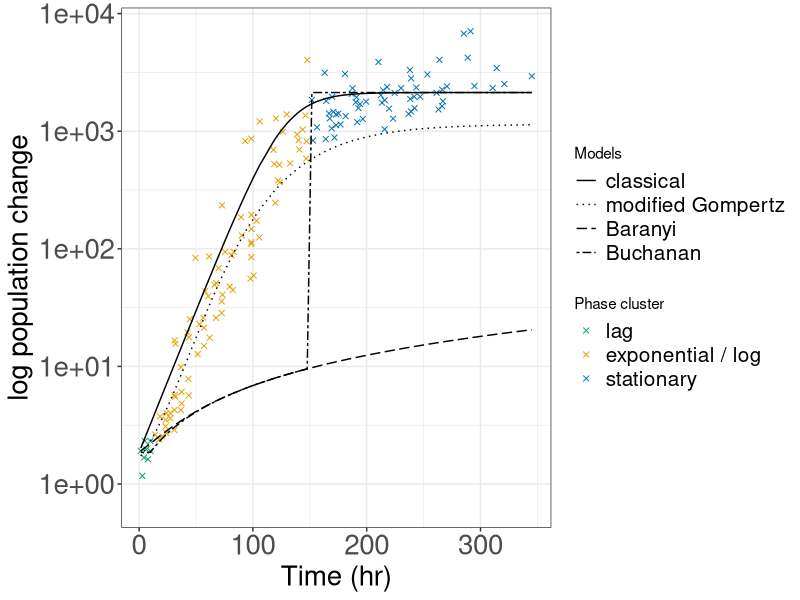

This chart was generated by the following R code:
#!/bin/env Rscript

# Author: PokMan Ho pok.ho19@imperial.ac.uk
# Script: Logistic_2.R
# Desc: data analysis and results export for `LogisticGrowthMetaData.csv`
# Input: ```Rscript Logistic_2.R```
# Output: result output in `results` subdirectory
# Arguments: 0
# Date: Oct 2019

# setwd("/Volumes/HPM-000/Academic/Masters/ICL_CMEE/00_course/CMEECourseWork_pmH/MiniProject/code/")

## lib
library(ggplot2)
library(reshape2)
library(scales) ## rescale ggplot without eliminate bars

## colouring
cbbPalette <- c("#000000", "#E69F00", "#56B4E9", "#009E73", "#F0E442", "#0072B2", "#D55E00", "#CC79A7", "#e79f00", "#9ad0f3", "#F0E442", "#999999", "#cccccc", "#6633ff", "#00FFCC", "#0066cc")

## raw
a.0<-read.csv("../data/Log_data.csv",header = T)
a.1<-read.table("../data/Log_Metadata.txt", sep = "\t", header = F, stringsAsFactors = F, blank.lines.skip = T)

## variable
r.m<-(max(a.0[which(a.0$cluster==2),2])-min(a.0[which(a.0$cluster==2),2])) / (max(a.0[which(a.0$cluster==2),3])-min(a.0[which(a.0$cluster==2),3]))
r.b<-max(a.0[which(a.0$cluster==2),2])-r.m*max(a.0[which(a.0$cluster==2),3])
r.x<--r.b/r.m

## functions & calculations
func_log0<-function(N0=as.numeric(a.1[19,2]),
                    K=as.numeric(a.1[21,2]),
                    r=r.m, t){
  Nt=N0*K*exp(r*t)/(K+N0*(exp(r*t)-1))
  return(Nt)}
a.0$log0<-func_log0(t=a.0$Time.hr)

func_gom<-function(N0=as.numeric(a.1[19,2]),
                   K=as.numeric(a.1[21,2]),
                   r=r.m, t,
                   ld=r.x){
  A=log(K/N0)
  Nt=exp(A*exp(-exp(r*exp(1)/A*(ld-t)+1)))
  return(Nt)}
a.0$gom<-func_gom(t=a.0$Time.hr)

func_bar<-function(N0=as.numeric(a.1[19,2]),
                   K=as.numeric(a.1[21,2]),
                   r=r.m, t,
                   tlag=max(a.0[which(a.0$cluster==1),3])){
  h0=1/(exp(tlag*r)-1)
  At=t+1/r*log((exp(-r*t)+h0)/(1+h0))
  Nt=N0+r*At-log(1+(exp(r*At)-1)/exp(K-N0))
  return(Nt)}
a.0$bar<-func_bar(t=a.0$Time.hr)

func_buc<-function(N0=as.numeric(a.1[19,2]),
                   K=as.numeric(a.1[21,2]),
                   r=r.m, t,
                   tlag=max(a.0[which(a.0$cluster==1),3]),
                   cst=as.numeric(a.0$cluster)){
  a.010=(cst-1)%%2 ## make only log phase valid in growth rate
  a.001=ceiling(cst%%2.5%%1) ## make only final phase valid
  # a.011=floor((cst%%1.5+1)%%2) ## make only non-lag phase valid
  Nt=N0+a.001*(K-N0)+a.010*r*(t-tlag)
  return(Nt)}
a.0$buc<-func_buc(t=a.0$Time.hr)

## melt for plot
a.2<-melt(a.0[,-c(1,2,4,5)],id="Time.hr",variable.name = "model",value.name = "ExpPop")

## graph
pdf("../results/Log_data.pdf", width = 13)
ggplot()+theme_bw()+
  theme(axis.title = element_text(size = 20),
        axis.text = element_text(size = 20),
        legend.text = element_text(size = 15))+
  geom_point(aes(x=a.0$Time.hr, y=abs(a.0$Popn_Change), colour=as.factor(a.0$cluster)),shape=4)+
  geom_line(aes(x=a.2$Time.hr, y=a.2$ExpPop, linetype=a.2$model))+
  scale_colour_manual(name="Phase cluster",values = cbbPalette[c(4,2,6)], labels=c("lag","exponential / log","stationary"))+
  scale_linetype_manual(name="Models", values = c(1,3,5,6), labels=c("classical","modified Gompertz","Baranyi","Buchanan"))+
  scale_y_continuous(labels = scientific,trans = "log10",limits = c(min(abs(a.0$Popn_Change)-.5),max(abs(a.0$Popn_Change))+.5),oob = rescale_none)+ ## <https://stackoverflow.com/questions/10365167/geom-bar-bars-not-displaying-when-specifying-ylim>
  xlab("Time (hr)")+ylab("log population change")
dev.off()
